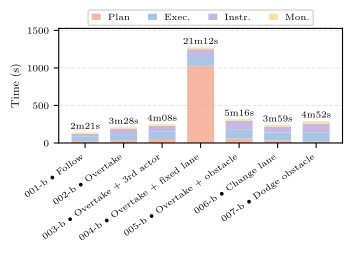

Write Python code to recreate this figure.
# vis_vanilla_timing.py
import os, json, glob
import click
import matplotlib.pyplot as plt
from matplotlib import rcParams
import re
import itertools
import pandas as pd
from collections import defaultdict
import numpy as np

# LaTeX-friendly settings (vector fonts, serif)
rcParams.update({
    "text.usetex": True,
    "font.family": "serif",
    "font.serif": ["Computer Modern Roman"],
    "pdf.fonttype": 42,
    "ps.fonttype": 42,
})
# Compact ACM-like sizing
rcParams.update({
    "font.size": 8,
    "axes.titlesize": 8,
    "axes.labelsize": 8,
    "xtick.labelsize": 7,
    "ytick.labelsize": 7,
    "legend.fontsize": 7,
})

names_default = {
  "exp_001":   "Follow",
  "exp_001_b": "Follow (var.)",
  "exp_001_c": "Follow (car1 fixed)",

  "exp_002":   "Overtake",
  "exp_002_b": "Overtake (var.)",
  "exp_002_c": "Overtake (car1 fixed)",

  "exp_003":   "Overtake + 3rd actor",
  "exp_003_b": "Overtake + 3rd actor (var.)",
  "exp_003_c": "Overtake + 3rd actor (car1 fixed)",

  "exp_004":   "Overtake + fixed lane",
  "exp_004_b": "Overtake + fixed lane (var.)",

  "exp_005":   "Overtake + obstacle",
  "exp_005_b": "Overtake + obstacle (var.)",
  "exp_005_c": "Overtake + obstacle (car1 fixed)",

  "exp_006":   "Change lane",
  "exp_006_b": "Change lane (var.)",
  "exp_006_c": "Change lane (car1 fixed)",

  "exp_007":   "Dodge obstacle",
  "exp_007_b": "Dodge obstacle (var.)",
}

def _load_names(names_arg):
    if not names_arg:
        return {}
    if isinstance(names_arg, dict):
        return names_arg
    if os.path.exists(names_arg):
        with open(names_arg, "r", encoding="utf-8") as f:
            return json.load(f)
    return json.loads(names_arg)

@click.command()
@click.option(
    "--names",
    default=None,
    help="JSON file or inline JSON mapping experiment ids to labels."
)
@click.option(
    "--out",
    default="paper/03_success_time/vis_vanilla_timing.pdf",
    show_default=True,
)
@click.option(
    "--pattern",
    multiple=True,
    default=["experiments_src/logs/exp_00[0-9].json"],
    show_default=True,
    help="Glob(s) for vanilla summary JSON logs."
)
def main(pattern, names, out):
    # --- load names ---
    name_map = names_default.copy()
    name_map.update(_load_names(names))

    files = sorted(set(itertools.chain.from_iterable(glob.glob(p) for p in pattern)))
    if not files:
        raise SystemExit(f"No files matched pattern: {pattern}")

    labels = []
    order_bases = []

    for p in files:
        base = os.path.splitext(os.path.basename(p))[0]
        order_bases.append(base)

        # === unified naming scheme (same as combined script) ===
        m = re.match(r"exp_(\d+)(?:_([a-z]))?$", base)
        if m:
            num = m.group(1)      # "001"
            suff = m.group(2)     # "b", "c", or None

            if suff is None:
                # vanilla → baseline
                exp_label = f"{num}-b"
            elif suff == "b":
                # variability → refined
                exp_label = f"{num}-r"
            else:
                # other suffixes if needed
                exp_label = f"{num}-{suff}"
        else:
            exp_label = base

        disp = name_map.get(base, base)
        labels.append(f"{exp_label} • {disp}")

    x = np.arange(len(labels))

    # --- load timing data ---
    step_durations = defaultdict(dict)
    df = None

    step_alias = {
        "create_variability_instances": "sampling",
        "variability_experiments":     "plan",
        "generate-osc-scenarios":      "plan",
        "execute-all-scenarios":       "execute",
        "compute-metrics":             "instrument",
        "generate-summary":            "monitor",
    }

    for p in files:
        base = os.path.splitext(os.path.basename(p))[0]
        times_path = os.path.join("experiments_src", base, "out", "times.jsonl")
        if not os.path.exists(times_path):
            continue
        with open(times_path, "r", encoding="utf-8") as tf:
            for line in tf:
                try:
                    entry = json.loads(line)
                    step = step_alias.get(entry["step"], entry["step"])
                    step_durations[base][step] = step_durations[base].get(step, 0) + entry["seconds"]
                except Exception:
                    continue

    if step_durations:
        df = pd.DataFrame(step_durations).T.fillna(0)
        cols = [c for c in ["plan","execute","instrument","monitor"] if c in df.columns]
        df = df.reindex(order_bases).fillna(0)
        df = df[cols]

    # --- layout size ---
    base_w   = min(6.9, max(3.2, 0.18 * len(labels) + 2.2))
    SINGLE_H = 2.6

    # factor to control how much vertical margin above tallest bar
    Y_MARGIN = 1.2   # <<< dial this up/down to change how much the bars fill the frame

    fig, ax2 = plt.subplots(1, 1, figsize=(base_w, SINGLE_H))

    if df is not None and not df.empty:
        colors = {
            "sampling":  "#A8D5BA",
            "plan":       "#F7B7A3",
            "execute":    "#A7C7E7",
            "instrument": "#C6B8E3",
            "monitor":    "#FDDFA9",
        }

        bottom = np.zeros(len(df))
        for step in df.columns:
            ax2.bar(x, df[step].values, 0.7, bottom=bottom,
                    color=colors.get(step,"gray"), label=step)
            bottom += df[step].values

        total_times = df.sum(axis=1).astype(int)
        max_total = max(total_times) if len(total_times) else 0

        # === y-limit tuning point ===
        ax2.set_ylim(0, max_total * Y_MARGIN)

        # optional: if 10000 is meaningless, you can remove or adapt this
        # ax2.set_yticks([10000])

        for i, t in enumerate(total_times):
            hrs, rem = divmod(t, 3600)
            mins, secs = divmod(rem, 60)
            if hrs:
                label = f"{hrs}h{mins:02d}m"
            elif mins:
                label = f"{mins}m{secs:02d}s"
            else:
                label = f"{secs}s"
            ax2.text(i, t + max_total * 0.02, label,
                     ha="center", va="bottom", fontsize=6.5)

        ax2.set_ylabel("Time (s)")
        ax2.grid(axis="y", linestyle="--", alpha=0.3)

        alias = {"sampling":"Var.","plan":"Plan","execute":"Exec.","instrument":"Instr.","monitor":"Mon."}
        h, lab = ax2.get_legend_handles_labels()
        lab = [alias.get(s, s) for s in lab]

        ax2.legend(
            h, lab,
            loc="upper center",
            # legend minimal nach oben geschoben
            bbox_to_anchor=(0.5, 1.20),  # <<< move this up/down vertically
            ncol=len(lab),
            frameon=True,
            fontsize=6.5,
            handlelength=1.0,
        )
        fig.subplots_adjust(top=0.83)
    else:
        ax2.text(0.5, 0.5, "No timing data",
                 ha="center", va="center")

    ax2.set_xticks(x)
    ax2.set_xticklabels(labels, rotation=35, ha="right", fontsize=6.5)

    os.makedirs(os.path.dirname(out), exist_ok=True)
    plt.tight_layout(pad=0.6)
    plt.savefig(out, bbox_inches="tight")
    print(f"Wrote {out}")

if __name__ == "__main__":
    main()
